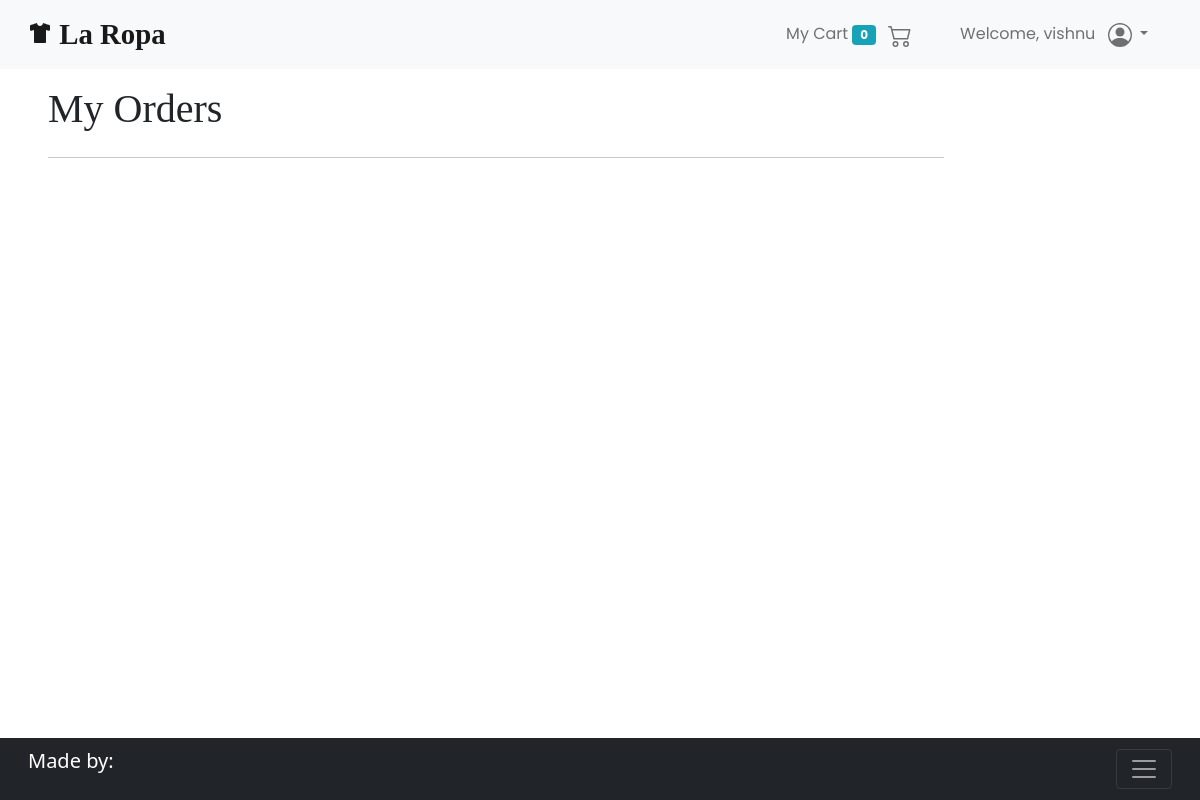
The page /orders/ (signed in) on the database as committed earlier.
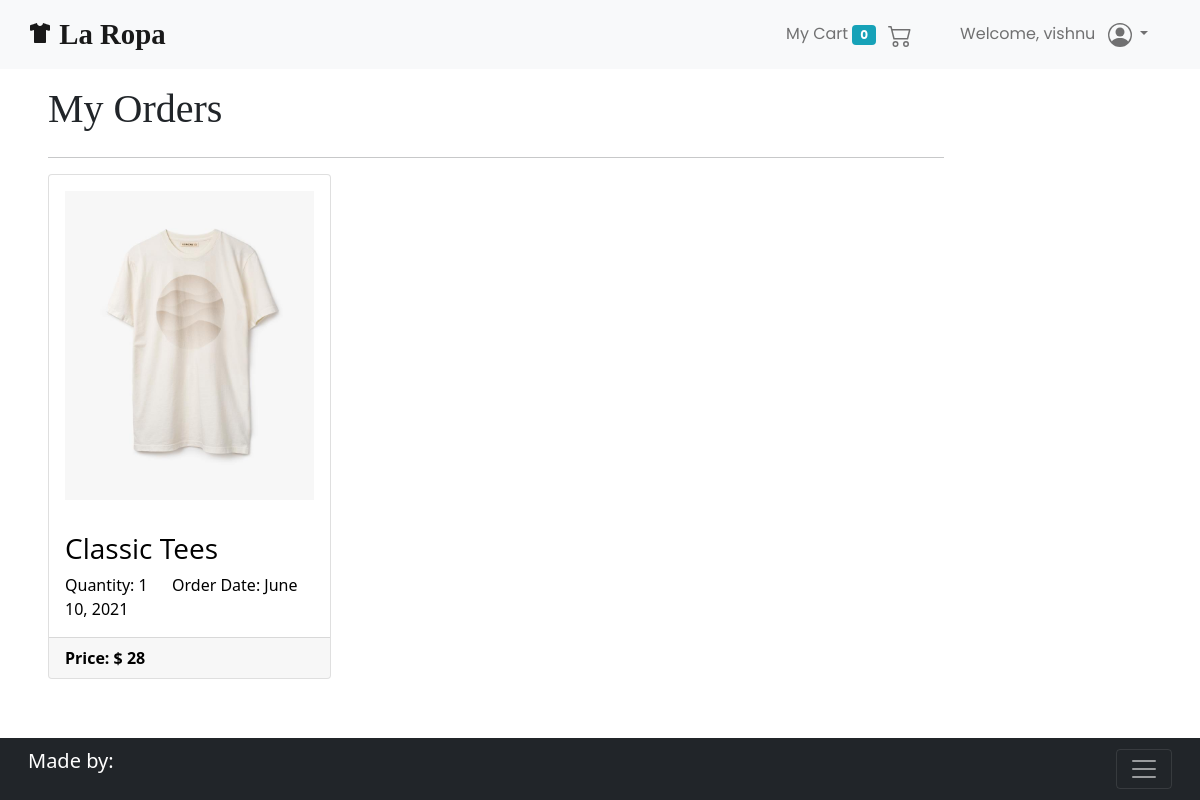
The same page on the database as committed later.
### ecomm/models.py (models this page shows, shortened)
class Order(models.Model):
    product = models.ForeignKey(Product, on_delete=models.CASCADE)
    user = models.ForeignKey(User, on_delete=models.CASCADE)
    quantity = models.IntegerField(default=1)
    price = models.IntegerField()
    address = models.CharField(max_length=200, blank=True)
    phone = models.CharField(max_length=20, blank=True)
    date = models.DateField(default=datetime.datetime.today)
    card_name = models.CharField(max_length=200, blank=True)
    card_number = models.CharField(max_length=20, blank=True)
    card_cvv = models.IntegerField(default=0)

class Product(models.Model):
    title = models.CharField(max_length=120)
    desc = models.CharField(max_length=500)
    price = models.FloatField(default=0.00)
    size = models.CharField(choices=SIZE, max_length=2)
    category = models.CharField(choices=CATEGORIES, max_length=2)
    img1 = models.ImageField(upload_to='ecomm/images', default='')
    img2 = models.ImageField(upload_to='ecomm/images', default='')
    img3 = models.ImageField(upload_to='ecomm/images', default='')

### ecomm/views.py (the view)
# urls.py: path('orders/', views.orderView, name="orders"),
@login_required
def orderView(request):
    user = request.user
    order = Order.objects.filter(user=user)
    context={
        'order' : order
    }
    return render(request, 'ecomm/orders.html', context)

### ecomm/templates/ecomm/orders.html (shortened to what this page needs)
{% extends 'base.html' %}
{% block content %}
    {% include 'nav.html' %}
    <div class="container-fluid row p-3 px-5">
        <h1>My Orders</h1>
        <div class="col-lg-10">
            <hr>
            <div class="row row-cols-1 row-cols-md-3 g-4">
            {% for items in order %}
                <div class="col">
                    <a href="/product/{{items.product.id}}/">
                        <div class="card h-100">
                            <img src={{items.product.img1.url}}
                                class="card-img-top p-3" alt="...">
                            <div class="card-body">
                                <h3 class="card-title">{{items.product.title}}</h3>
                                <p class="card-text">Quantity: {{items.quantity}} &emsp; Order Date: {{items.date}}</p>
                            </div>
                            <div class="card-footer">
                                <strong>Price: $ {{items.price}}</strong>
                            </div>
                        </div>
                    </a>
                </div>
            {% endfor %}
            </div>
        </div>
    </div>
    <br><br><br>
{% endblock content %}

Rows that differ between the two databases and show on the page:
added Order: product.img1 (picture), product "Classic Tees", quantity "1", date "June 10, 2021", price "28"
